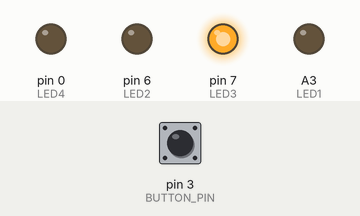
A sketch run on a simulated Arduino Uno, built with avr-gcc and run on an emulated ATmega328P. Parts: output pins drawn as LEDs (lit = HIGH). Dashed ring = blinking. Inputs (shaded band) come from the test bench; at power-on: pin 3 (BUTTON_PIN) HIGH.

Above: at 0.75 s.
1.3 s: pin 3 (BUTTON_PIN) pulled LOW for 0.15 s
At 2.2 s:
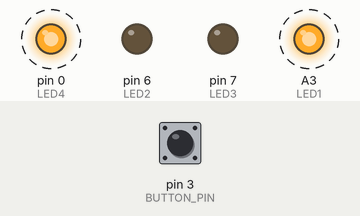
At 2.7 s:
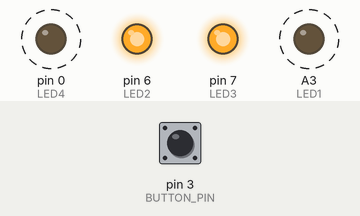
4.4 s: pin 3 (BUTTON_PIN) pulled LOW for 1 s
At 5.55 s:
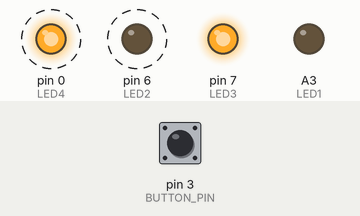
8.1 s: pin 3 (BUTTON_PIN) pulled LOW for 3.2 s
Timing chart, 0 to 18.8 s (numbered marks = the images above; inputs shaded):
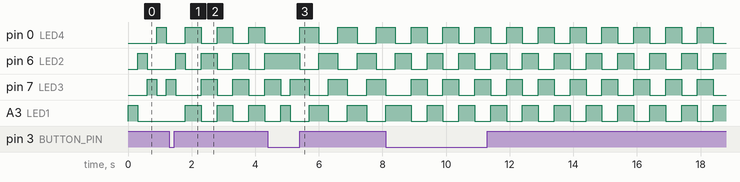

The sketch:

light_show.ino
```cpp
#include "config.h"

#define MODE_MAX 4
int mode = 0;

void button_interupt()
{
    static unsigned long last_interrupt_time = 0;
    unsigned long interrupt_time = millis();

    if (interrupt_time - last_interrupt_time > 200)
    {
        if (++mode >= MODE_MAX)
            mode = 0;
        last_interrupt_time = interrupt_time;
    }
}

void setup()
{
    attachInterrupt(digitalPinToInterrupt(BUTTON_PIN), button_interupt, FALLING);
    pinMode(BUTTON_PIN, INPUT_PULLUP);

    pinMode(LED1, OUTPUT);
    pinMode(LED2, OUTPUT);
    pinMode(LED3, OUTPUT);
    pinMode(LED4, OUTPUT);

    leds(1);
}
void mode0(int time)
{
    leds(1, 0, 0, 0);
    delay(time);
    leds(0, 1, 0, 0);
    delay(time);
    leds(0, 0, 1, 0);
    delay(time);
    leds(0, 0, 0, 1);
    delay(time);
    leds(0, 0, 1, 0);
    delay(time);
    leds(0, 1, 0, 0);
    delay(time);
}

void mode1(int time)
{
    leds(1, 0, 0, 1);
    delay(time);
    leds(0, 1, 1, 0);
    delay(time);
}
void mode2(int time)
{
    leds(1, 1, 0, 0);
    delay(time);
    leds(0, 1, 1, 0);
    delay(time);
    leds(0, 0, 1, 1);
    delay(time);
    leds(1, 0, 0, 1);
    delay(time);
}
void mode3(int time)
{
    leds(1, 1, 0, 0);
    delay(time);
    leds(0, 0, 1, 1);
    delay(time);
}
void loop()
{
    switch (mode)
    {
    case 0:
        mode0(300);
        break;
    case 1:
        mode1(500);
        break;
    case 2:
        mode2(300);
        break;
    case 3:
        mode3(500);
        break;
    }
}
```

config.h
```cpp
#define LED1 A3
#define LED2 6
#define LED3 7
#define LED4 0

#define BUTTON_PIN 3

void leds(bool led1, bool led2, bool led3, bool led4)
{
    digitalWrite(LED1, led1);
    digitalWrite(LED2, led2);
    digitalWrite(LED3, led3);
    digitalWrite(LED4, led4);
}
void leds(bool all)
{
    digitalWrite(LED1, all);
    digitalWrite(LED2, all);
    digitalWrite(LED3, all);
    digitalWrite(LED4, all);
}
```

Measured:
- after the input at 1.3 s, A3 (LED1): alternates HIGH for 0.50 s and LOW for 0.50 s, starting after 1.0 s
- by itself, pin 0 (LED4), pin 6 (LED2): alternates HIGH for 0.50 s and LOW for 0.50 s
- by itself, pin 7 (LED3): repeats every 1.0 s: HIGH 0.50 s, LOW 0.50 s
